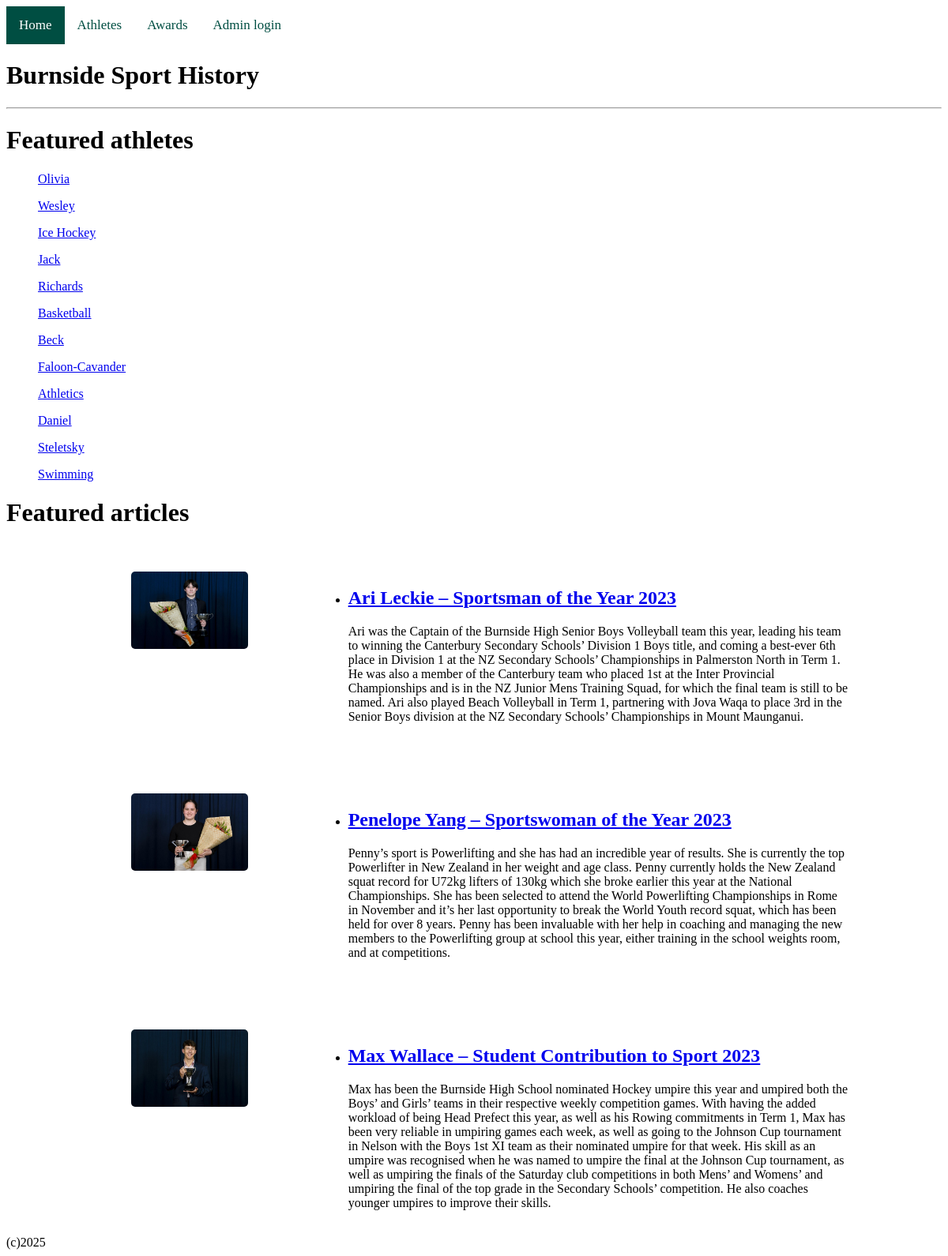
The page / on the database its author committed.
### tables this page shows
CREATE TABLE athlete (athlete_id INTEGER PRIMARY KEY NOT NULL, firstname TEXT NOT NULL, lastname TEXT NOT NULL);

CREATE TABLE sport (sport_id INTEGER PRIMARY KEY NOT NULL, sport_name TEXT NOT NULL, season TEXT);

CREATE TABLE article (article_id INTEGER PRIMARY KEY, athlete_id NUMERIC REFERENCES athlete (athlete_id), title TEXT, content TEXT, image_url TEXT, published_date INTEGER);

### flaskimport.py (the view)
@app.route('/')
def show_articles():
    articles = get_all_articles()
    athletes = select_random_athlete()
    return render_template("home.html", articles=articles, title="Home", athletes=athletes)

### flaskimport.py (called while the page is built)
def get_db():
    db = getattr(g, '_database', None)
    if db is None:
        db = g._database = sqlite3.connect('BHS_sport_history_database.db')
        db.row_factory = sqlite3.Row
    return db

def get_all_articles():
    db = get_db()
    cursor = db.execute("""
        SELECT *
        FROM article
        ORDER BY article_id ASC
    """)
    articles = cursor.fetchall()
    return articles

def select_random_athlete():
    db = get_db()
    cursor = db.execute("""
        SELECT athlete.athlete_id, athlete.firstname, athlete.lastname, sport.sport_name
        FROM athlete
        JOIN athlete_sport ON athlete.athlete_id = athlete_sport.athlete_id
        JOIN sport ON athlete_sport.sport_id = sport.sport_id
        ORDER BY RANDOM()
        LIMIT 4
    """)
    athletes = cursor.fetchall()
    return athletes

### templates/home.html
{% extends "layout.html" %}
{% block content %}
<div class="topnav">
  <a class="active" href="/">Home</a>
  <a href="/athletes">Athletes</a>
  <a href="/award">Awards</a>
  <a href="/add_athlete">Admin login</a>
</div>
<h1>Burnside Sport History</h1>
<hr>
<h1>Featured athletes</h1>
{% for athlete in athletes %}
    <section class="four-column">
        <ul>
            <a href="/player/{{ athlete['athlete_id'] }}">
                <p>{{ athlete['firstname'] }}</p>
                <p>{{ athlete['lastname'] }}</p>
                <p>{{ athlete['sport_name'] }}</p>
            </a>
        </ul>
    </section>
{% endfor %}
<h1>Featured articles</h1>
{% for article in articles %}
    <section class="two-column">
        <ul>
            <a href="/article/{{article['article_id']}}">
                <img src= "{{ article['image_url'] }}" alt="{{ article['title']}}">
            </a>
        </ul>
        <ul>
            <li>
                <h2><a href="/article/{{article['article_id']}}"> {{ article['title'] }} </a></h2>
<p>{{ article['content'] }}</p>
            </li>
        </ul>
    </section>
 {% endfor %}
{% endblock %}

### static/style.css (style rules this page uses)
body { background-color: white; }
.topnav { background-color: rgb(255, 255, 255); overflow: hidden; }
.topnav a { font-family: "Public Sans"; float: left; color: rgb(0, 78, 66); text-align: center; padding: 14px 16px; text-decoration: none; font-size: 17px; transition: background-color .3s; }
.topnav a.active { background-color: rgb(0, 78, 66); color: white; }
.two-column { display: grid; grid-template-columns: 1fr 3fr; gap: 50px; width: 80%; margin: auto; margin-top: 40px; }
img { width: 80%; border-radius: 5px; }

### rows shown on the page
athlete: firstname "Olivia", lastname "Wesley", sport_name "Ice Hockey"
athlete: firstname "Jack", lastname "Richards", sport_name "Basketball"
athlete: firstname "Beck", lastname "Faloon-Cavander", sport_name "Athletics"
athlete: firstname "Daniel", lastname "Steletsky", sport_name "Swimming"
article: image_url (picture), title "Ari Leckie – Sportsman of the Year 2023", content "Ari was the Captain of the Burnside High Senior Boys Volleyball team this year, leading his team to winning the Canterbury Secondary Schools’ Division 1 Boys title, and coming a best-ever 6th place in Division 1 at the NZ Secondary Schools’ Championships in Palmerston North in Term 1. He was also a member of the Canterbury team who placed 1st at the Inter Provincial Championships and is in the NZ Junior Mens Training Squad, for which the final team is still to be named. Ari also played Beach Volleyball in Term 1, partnering with Jova Waqa to place 3rd in the Senior Boys division at the NZ Secondary Schools’ Championships in Mount Maunganui."
article: image_url (picture), title "Penelope Yang – Sportswoman of the Year 2023", content "Penny’s sport is Powerlifting and she has had an incredible year of results. She is currently the top Powerlifter in New Zealand in her weight and age class. Penny currently holds the New Zealand squat record for U72kg lifters of 130kg which she broke earlier this year at the National Championships. She has been selected to attend the World Powerlifting Championships in Rome in November and it’s her last opportunity to break the World Youth record squat, which has been held for over 8 years. Penny has been invaluable with her help in coaching and managing the new members to the Powerlifting group at school this year, either training in the school weights room, and at competitions."
article: image_url (picture), title "Max Wallace – Student Contribution to Sport 2023", content "Max has been the Burnside High School nominated Hockey umpire this year and umpired both the Boys’ and Girls’ teams in their respective weekly competition games. With having the added workload of being Head Prefect this year, as well as his Rowing commitments in Term 1, Max has been very reliable in umpiring games each week, as well as going to the Johnson Cup tournament in Nelson with the Boys 1st XI team as their nominated umpire for that week. His skill as an umpire was recognised when he was named to umpire the final at the Johnson Cup tournament, as well as umpiring the finals of the Saturday club competitions in both Mens’ and Womens’ and umpiring the final of the top grade in the…"
